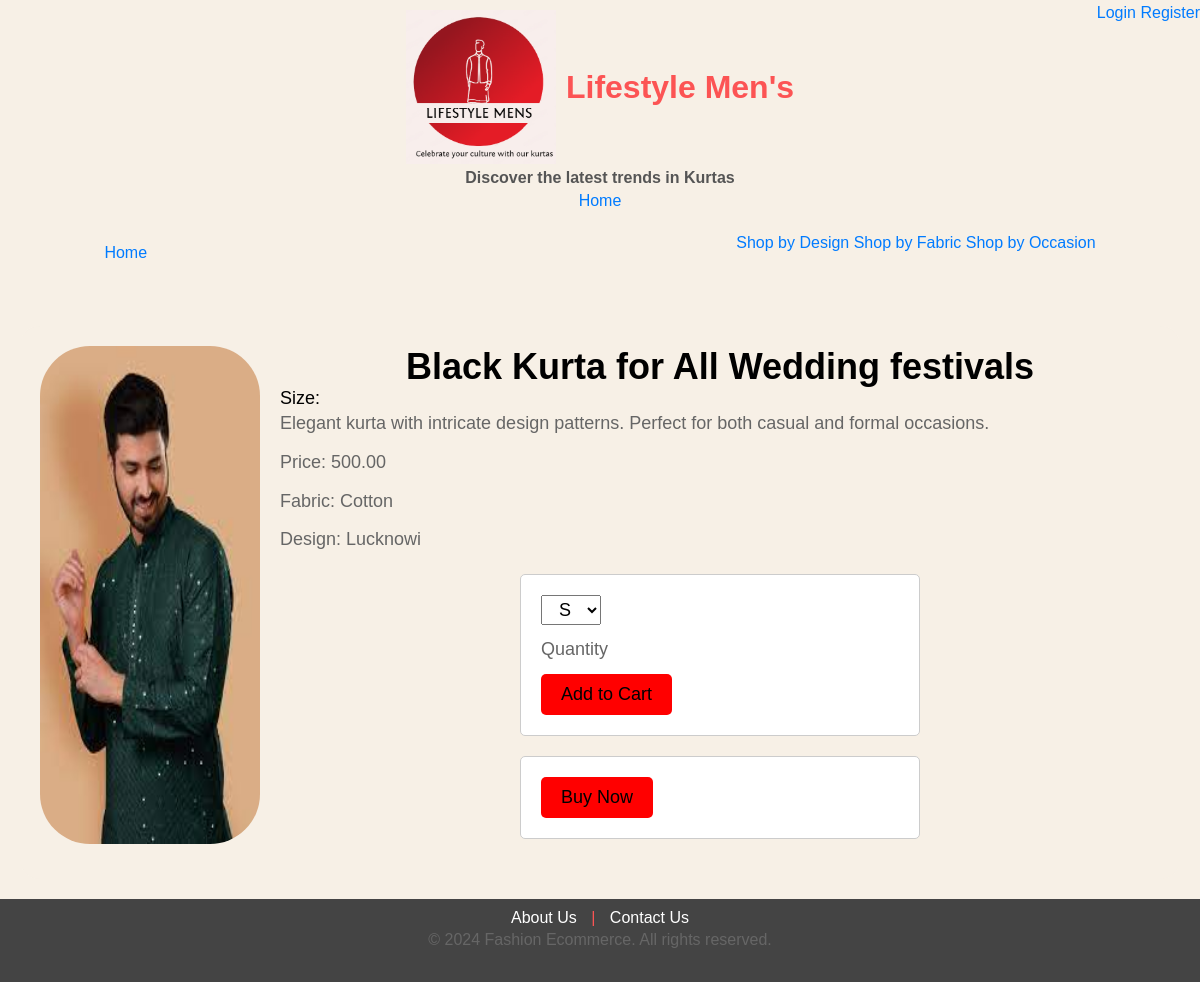
The page /kurtas/2 on the database its author committed.
### users/models.py (models this page shows, shortened)
class Kurta(models.Model):
    Occasion = models.ForeignKey(festival, on_delete=models.CASCADE, related_name="Fest")
    price = models.DecimalField(max_digits=10, decimal_places=2)
    color = models.CharField(max_length=50)
    name = models.CharField(max_length=100)  # Increased max_length for the name
    image = models.ImageField(upload_to='kurta_images/')  # Specify upload path for images
    created_at = models.DateTimeField(auto_now_add=True)  # Track creation date/time
    updated_at = models.DateTimeField(auto_now=True)  # Track last update date/time
    fabric=models.CharField(max_length=50)
    design=models.CharField(max_length=50)
    s=models.IntegerField(default=1)# stock of respective size
    m=models.IntegerField(default=1)# stock of respective size
    l=models.IntegerField(default=1)# stock of respective size
    xl=models.IntegerField(default=1)# stock of respective size
    class Meta:
        verbose_name_plural = "Kurtas"

### users/views.py (the view, shortened to what this page needs)
# urls.py: path("kurtas/<str:kurta_id>", views.product, name="product"),
def product(request, kurta_id):
    try:
        kurta = Kurta.objects.get(id=kurta_id)
        return render(request, 'users/product.html', {
            "kurta":kurta,
        })
    except Kurta.DoesNotExist:
        return render(request, "users/NotFound.html")

### users/templates/users/product.html (shortened to what this page needs)
{% extends "users/layout.html" %}
{% load static %}
{% block nav %}
    <a href="{% url 'home' %}" style="text-align: left;">Home</a>
    <p><a href="#">Shop by Design</a>    <a href="#">Shop by Fabric</a>     <a href="#">Shop by Occasion</a></p>
{% endblock %}
{% block body %}
<div>
    <div class="product-info">
        <img class="image-container"  src="{{kurta.image.url}}" alt="Product Image" >
        <div class="description-container">
            <h1>{{ kurta.name }}</h1>
            <label for="size">Size:</label>
            <p class="description">Elegant kurta with intricate design patterns. Perfect for both casual and formal occasions.</p>
            <p>Price: {{ kurta.price }}</p>
            <p>Fabric: {{ kurta.fabric }}</p>
            <p>Design: {{kurta.design}}</p>
            <form action="{% url 'product' kurta_id=kurta.id %}", method="post">
                <select id="size" name="size">
                    <option value="s">S</option>
                </select>
                <div class="quantity-selector">
                    <p>Quantity</p>
                    <input type="text" name="quantity" id="quantity" min="1" max="9" required>
                </div>
                <button type="submit">Add to Cart</button>
            </form>
                <form action="{% url 'product' kurta_id=kurta.id %}", method="post">
                <button type="submit">Buy Now</button>
            </form>
            </div>
    </div>
</div>
{% endblock %}

### users/static/users/styles.css (style rules this page uses)
* { margin: 0; padding: 0; box-sizing: border-box; font-family: 'Poppins', sans-serif; }
body { font-family: Arial, sans-serif; background-color: #f7f0e6; margin: 0; padding: 0; }
a { text-decoration: none; color: #007bff; }
form { max-width: 400px; margin: 20px auto; padding: 20px; background-color: #fff; border: 1px solid #ccc; border-radius: 5px; }
form p { margin: 10px 0; }
form input[type="text"], form input[type="password"] { width: 100%; padding: 10px; margin-bottom: 10px; box-sizing: border-box; }
p { line-height: 1.6; color: #666; margin-bottom: 20px; }
h1 { display: flex; align-items: center; justify-content: center; }
.product-info { margin: 20px; padding: 20px; background-color: #f7f0e6; border-radius: 20px; display: flex; font-size: large; }
.description-container { flex: 1; padding-left: 20px; }
.product-info p { font-size: large; color: #666; margin-bottom: 10px; }
.product-info button { background-color:red; color: rgb(0, 0, 0); border: none; padding: 10px 20px; border-radius: 5px; cursor: pointer; transition: background-color 0.3s; font-size: large; size: auto; }
.product-info select { width: 60px; height: 30px; font-size: large; text-align: center; }
.image-container { height: auto; display: block; width: 100%; max-width: 1200px; margin-bottom: 15px; flex:0.25; z-index:0.5; border-radius:50px; }
.quantity-selector { display: flex; align-items: center; justify-content: center; }
.quantity-selector input { width: 50px; text-align: center; border: none; outline: none; }

### rows shown on the page
Kurta: image (picture), name "Black Kurta for All Wedding festivals", price "500.00", fabric "Cotton", design "Lucknowi"
